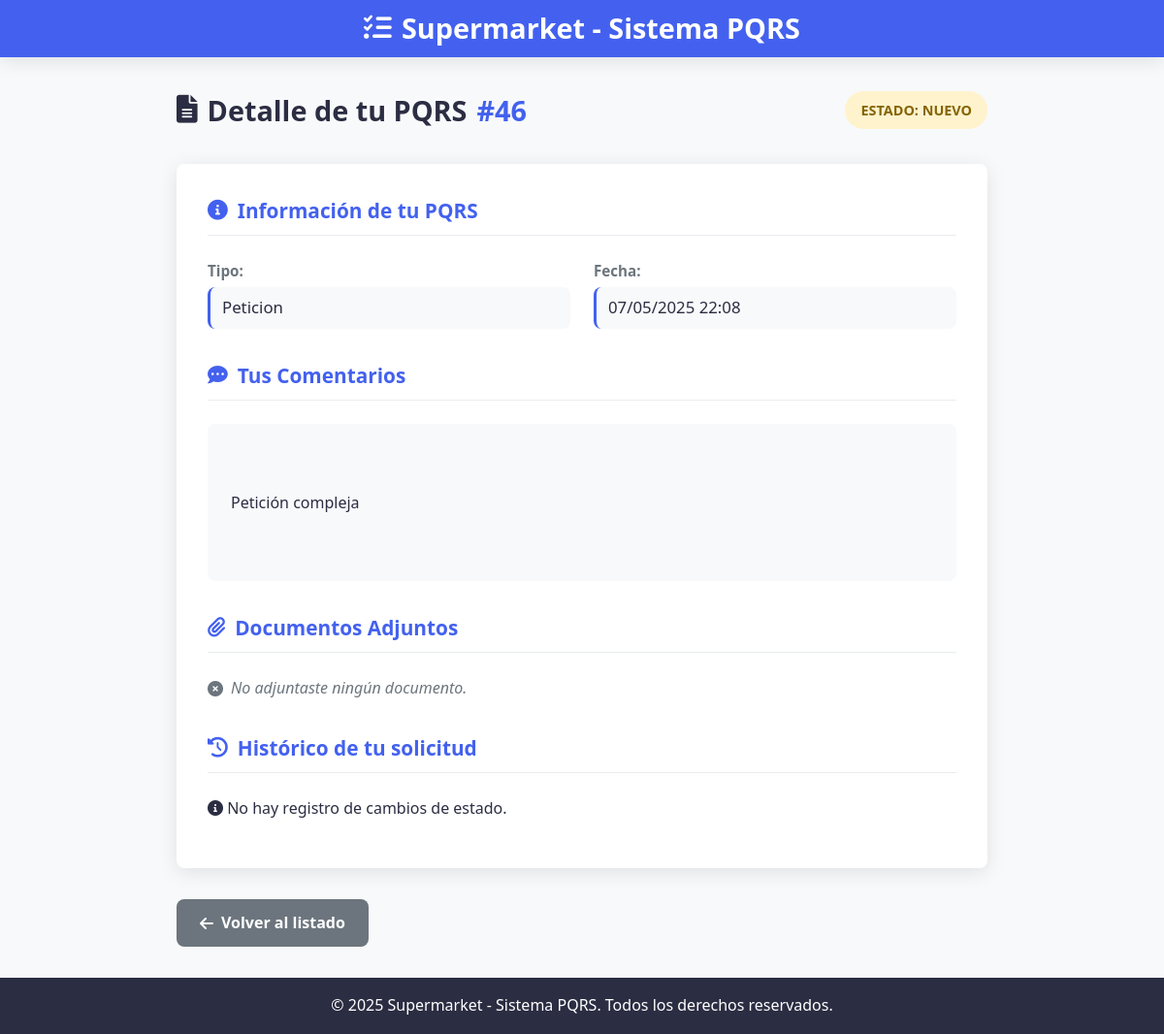
Screenshot of /cliente/pqrs/46/ (signed in) with the database file from the repository.
### core/models.py (models this page shows, shortened)
class PQRS(models.Model):
    TIPO_RADICADO_CHOICES = [
        ('Peticion', 'Peticion'),
        ('Queja', 'Queja'),
        ('Reclamo', 'Reclamo'),
        ('Sugerencia', 'Sugerencia'),
    ]
    ESTADO_RADICADO_CHOICES = [
        ('nuevo', 'Nuevo'),
        ('en-proceso', 'En Proceso'),
        ('resuelto', 'Resuelto'),
        ('cerrado', 'Cerrado'),
    ]
    numero_radicado = models.AutoField(primary_key=True)
    fecha_radicado = models.DateTimeField(auto_now_add=True)
    tipo_radicado = models.CharField(max_length=25, choices=TIPO_RADICADO_CHOICES)
    comentarios = models.TextField()
    anexo = models.FileField(upload_to='anexos/', blank=True, null=True)
    cliente = models.ForeignKey(Cliente, on_delete=models.CASCADE, related_name='pqrs')
    estado = models.CharField(max_length=20, choices=ESTADO_RADICADO_CHOICES, default='nuevo')
    empleado_asignado = models.ForeignKey(Empleado, on_delete=models.SET_NULL, null=True, blank=True, related_name='pqrs_asignados')
    justificacion_del_estado = models.TextField(blank=True, null=True)
    fecha_respuesta = models.DateTimeField(blank=True, null=True)

### core/views.py (the view)
# urls.py: path('cliente/pqrs/<int:numero_radicado>/', detalle_pqrs, name='detalle_pqrs'),
def detalle_pqrs(request, numero_radicado):
    if request.session.get('rol') != 'cliente':
        return redirect('inicio')
    nombre_usuario = request.session.get('usuario')
    cliente = get_object_or_404(Cliente, nombre_completo=nombre_usuario)
    pqrs = get_object_or_404(PQRS, numero_radicado=numero_radicado, cliente=cliente)
    return render(request, 'detalle_pqrs.html', {'pqrs': pqrs, 'usuario': nombre_usuario})

### templates/detalle_pqrs.html (shortened to what this page needs)
{% load static %}
<!DOCTYPE html>
<html lang="es">
<head>
    <link rel="stylesheet" href="{% static 'css/cliente/detalle_pqrs_cliente.css' %}">
    <link rel="stylesheet" href="https://cdnjs.cloudflare.com/ajax/libs/font-awesome/6.0.0/css/all.min.css">
</head>
<body>
    <div class="pqrs-detail-container">
        <header class="pqrs-header">
            <h1><i class="fas fa-tasks"></i> Supermarket - Sistema PQRS</h1>
        </header>
        <main class="pqrs-detail-content">
            <div class="detail-header">
                <h2>
                    <i class="fas fa-file-alt"></i> Detalle de tu PQRS
                    <span class="radicado-number">#{{ pqrs.numero_radicado }}</span>
                </h2>
                <div class="status-badge
                    {% if pqrs.estado|slugify == 'en-proceso' or pqrs.estado|slugify == 'enproceso' %}badge-en-proceso
                    {% elif pqrs.estado|slugify == 'nuevo' %}badge-nuevo
                    {% elif pqrs.estado|slugify == 'resuelto' %}badge-resuelto
                    {% elif pqrs.estado|slugify == 'cerrado' %}badge-cerrado
                    {% endif %}">
                    Estado: {{ pqrs.estado|title }}
                </div>
            </div>
            <div class="detail-card">
                <div class="detail-section">
                    <h3 class="section-title"><i class="fas fa-info-circle"></i> Información de tu PQRS</h3>
                    <div class="detail-grid">
                        <div class="detail-item">
                            <span class="detail-label">Tipo:</span>
                            <span class="detail-value">{{ pqrs.tipo_radicado }}</span>
                        </div>
                        <div class="detail-item">
                            <span class="detail-label">Fecha:</span>
                            <span class="detail-value">{{ pqrs.fecha_radicado|date:"d/m/Y H:i" }}</span>
                        </div>
                    </div>
                </div>
                <div class="detail-section">
                    <h3 class="section-title"><i class="fas fa-comment-dots"></i> Tus Comentarios</h3>
                    <div class="comments-box">
                        {{ pqrs.comentarios|linebreaks }}
                    </div>
                </div>
                <div class="detail-section">
                    <h3 class="section-title"><i class="fas fa-paperclip"></i> Documentos Adjuntos</h3>
                    {% if pqrs.anexo %}
                        <div class="attachment-box">
                            <i class="fas fa-file-pdf"></i>
                            <span class="attachment-name">{{ pqrs.anexo.name|cut:"anexos/" }}</span>
                            <a href="{{ pqrs.anexo.url }}" download class="btn-download">
                                <i class="fas fa-download"></i> Descargar
                            </a>
                        </div>
                    {% else %}
                        <p class="no-attachment"><i class="fas fa-times-circle"></i> No adjuntaste ningún documento.</p>
                    {% endif %}
                </div>
                <div class="detail-section">
                       <h3 class="section-title"><i class="fas fa-history"></i> Histórico de tu solicitud</h3>
                        <div class="history-box">
                            {% if pqrs.justificacion_del_estado %}
                                <pre>{{ pqrs.justificacion_del_estado }}</pre>
                            {% else %}
                                <p class="no-history"><i class="fas fa-info-circle"></i> No hay registro de cambios de estado.</p>
                              {% endif %}
                    </div>
                </div>
            </div>
            <div class="action-buttons">
                <a href="{% url 'listar_pqrs' %}" class="btn btn-back">
                    <i class="fas fa-arrow-left"></i> Volver al listado
                </a>
            </div>
        </main>
        <footer class="pqrs-footer">
            <p>&copy; 2025 Supermarket - Sistema PQRS. Todos los derechos reservados.</p>
        </footer>
    </div>
</body>
</html>

### static/css/cliente/detalle_pqrs_cliente.css (style rules this page uses)
:root { --primary-color: #4361ee; --primary-hover: #3a56d4; --secondary-color: #6c757d; --secondary-hover: #5a6268; --success-color: #28a745; --success-hover: #218838; --info-color: #17a2b8; --info-hover: #138496; --warning-color: #6a0dad; --warning-hover: #5a0099; --danger-color: #dc3545; --danger-hover: #bb2d3b; --text-color: #2b2d42; --light-bg: #f8f9fa; --white: #ffffff; --gray-light: #e9ecef; --shadow: 0 4px 20px rgba(0, 0, 0, 0.1); --transition: all 0.3s ease; --border-radius: 8px; }
body { font-family: 'Segoe UI', Tahoma, Geneva, Verdana, sans-serif; background-color: var(--light-bg); color: var(--text-color); margin: 0; padding: 0; line-height: 1.6; }
.pqrs-detail-container { display: flex; flex-direction: column; min-height: 100vh; }
.pqrs-detail-content { flex: 1; padding: 2rem; max-width: 900px; margin: 0 auto; width: 100%; box-sizing: border-box; }
.pqrs-header { background-color: var(--primary-color); color: var(--white); padding: 0.4rem 2rem; box-shadow: var(--shadow); }
.pqrs-header h1 { margin: 0; font-size: 1.8rem; display: flex; align-items: center; justify-content: center; gap: 10px; }
.detail-header { display: flex; justify-content: space-between; align-items: center; margin-bottom: 2rem; flex-wrap: wrap; gap: 1rem; }
.detail-header h2 { font-size: 1.8rem; margin: 0; display: flex; align-items: center; gap: 10px; }
.radicado-number { color: var(--primary-color); font-weight: 700; }
.detail-card { background-color: var(--white); border-radius: var(--border-radius); box-shadow: var(--shadow); padding: 2rem; margin-bottom: 2rem; }
.detail-section { margin-bottom: 2rem; }
.detail-section:last-child { margin-bottom: 0; }
.section-title { font-size: 1.3rem; margin-top: 0; margin-bottom: 1.5rem; color: var(--primary-color); display: flex; align-items: center; gap: 10px; padding-bottom: 0.5rem; border-bottom: 1px solid var(--gray-light); }
.detail-grid { display: grid; grid-template-columns: repeat(auto-fit, minmax(250px, 1fr)); gap: 1.5rem; }
.detail-item { display: flex; flex-direction: column; }
.detail-label { font-weight: 600; color: var(--secondary-color); margin-bottom: 0.3rem; font-size: 0.95rem; }
.detail-value { font-size: 1.05rem; padding: 0.5rem 0.75rem; background-color: var(--light-bg); border-radius: var(--border-radius); border-left: 3px solid var(--primary-color); }
.comments-box { background-color: var(--light-bg); padding: 1.5rem; border-radius: var(--border-radius); line-height: 1.7; white-space: pre-line; }
.no-attachment { color: var(--secondary-color); display: flex; align-items: center; gap: 8px; font-style: italic; }
.btn { padding: 0.75rem 1.5rem; border-radius: var(--border-radius); border: none; font-size: 1rem; font-weight: 600; cursor: pointer; transition: var(--transition); display: inline-flex; align-items: center; justify-content: center; gap: 0.5rem; text-decoration: none; }
.btn-back { background-color: var(--secondary-color); color: var(--white); }
.action-buttons { display: flex; justify-content: space-between; gap: 1rem; }
.status-badge { padding: 0.5rem 1rem; border-radius: 50rem; font-size: 0.9rem; font-weight: 700; text-transform: uppercase; }
.badge-nuevo, [class*="nuevo"] { background-color: #fff3cd !important; color: #856404 !important; }
.pqrs-footer { background-color: var(--text-color); color: var(--white); text-align: center; margin-top: auto; }

### rows the page displays
PQRS: numero_radicado "46", estado "NUEVO", tipo_radicado "Peticion", fecha_radicado "07/05/2025 22:08", comentarios "Petición compleja"
